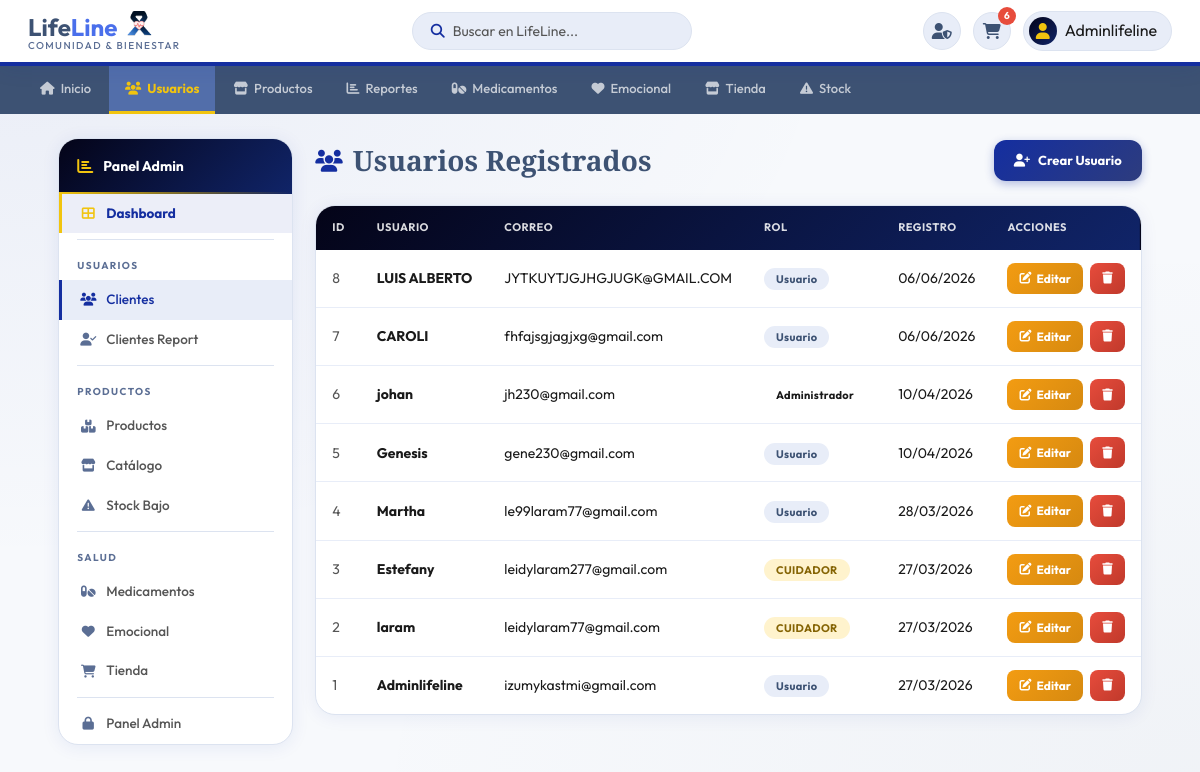
The app's page /admin-usuarios/ (signed in) with its own data.
### usuarios/models.py (models this page shows, shortened)
class Usuario(AbstractUser):
    ROL_CHOICES = [
        ('USER',     'Usuario'),
        ('PACIENTE', 'Paciente'),
        ('ADMIN',    'Administrador'),
    ]
    ESTADIO_CHOICES = [
        ('ESTADO1', 'Estadio 1'),
        ('ESTADO2', 'Estadio 2'),
        ('ESTADO3', 'Estadio 3'),
        ('ESTADO4', 'Estadio 4'),
    ]
    TIPO_DOC_CHOICES = [
        ('cc', 'Cédula de ciudadanía'),
        ('ti', 'Tarjeta de identidad'),
        ('ce', 'Cédula extranjera'),
    ]
    foto_perfil = models.ImageField(
        upload_to='perfiles/',
        blank=True,
        null=True,
        verbose_name='Foto de perfil'
    )
    rol              = models.CharField(max_length=20, choices=ROL_CHOICES, default='USER')
    estadio          = models.CharField(max_length=20, choices=ESTADIO_CHOICES, blank=True, null=True)
    tipo_documento   = models.CharField(max_length=5,  choices=TIPO_DOC_CHOICES, blank=True)
    numero_documento = models.CharField(max_length=15, blank=True)
    fecha_nacimiento = models.DateField(
        null=True, blank=True,
        validators=[validar_fecha_nacimiento]
    )
    email = models.EmailField(unique=True)
    class Meta:
        verbose_name        = 'Usuario'
        verbose_name_plural = 'Usuarios'
    def es_admin(self):
        return self.is_staff or self.is_superuser

### usuarios/views.py (the view)
# urls.py: path('admin-usuarios/', views.vista_lista_usuarios, name='lista_usuarios'),
@login_required
def vista_lista_usuarios(request):
    if not request.user.es_admin():
        return redirect('home')
    usuarios = Usuario.objects.all().order_by('-date_joined')
    return render(request, 'usuarios/lista_usuarios.html', {'usuarios': usuarios})

### carrito/context_processors.py (called while the page is built)
def carrito_count(request):
    count = 0
    if request.user.is_authenticated:
        try:
            from carrito.models import CarritoItem
            from django.db.models import Sum
            count = CarritoItem.objects.filter(
                usuario=request.user
            ).aggregate(total=Sum('cantidad'))['total'] or 0
        except Exception:
            count = 0
    return {'carrito_count': count}

### templates/usuarios/lista_usuarios.html (shortened to what this page needs)
{% load static %}
<!DOCTYPE html>
<html lang="es">
<head>
<link rel="stylesheet" href="https://cdnjs.cloudflare.com/ajax/libs/font-awesome/6.5.1/css/all.min.css">
<link rel="stylesheet" href="{% static 'css/estilos.css' %}">
</head>
<body>
<header class="header-bar">
  <div class="logo-wrap">
    <div class="logo-text-wrap">
      <div class="logo-title">
        Life<span style="color: #4a6feb;">Line</span>
        <img class="logol" src="{% static 'imagenes/Group 243 (3).png' %}" alt="logo">
      </div>
      <div class="logo-tagline">Comunidad &amp; Bienestar</div>
    </div>
  </div>
  <div class="search-box">
    <i class="fas fa-search"></i>
    <input type="text" placeholder="Buscar en LifeLine...">
  </div>
  <div class="header-right">
    {% if request.user.is_staff or request.user.rol == 'ADMIN' %}
    <a class="hdr-btn admin-btn" href="{% url 'lista_productos' %}" title="Panel de Administración">
      <i class="fas fa-user-shield"></i>
    </a>
    {% endif %}
    <a class="hdr-btn" href="{% url 'ver_carrito' %}" title="Carrito">
      <i class="fas fa-shopping-cart"></i>
      <span class="cart-badge" id="cart-count">{{ carrito_count }}</span>
    </a>
    <div class="user-chip">
      <div class="user-chip-av"><i class="fas fa-user"></i></div>
      <span>{{ request.user.username|default:"Mi cuenta" }}</span>
    </div>
  </div>
</header>
<nav class="main-tabs">
  <a href="{% url 'home' %}"><i class="fas fa-home"></i> Inicio</a>
  <a href="{% url 'lista_usuarios' %}"class="active"><i class="fas fa-users"></i> Usuarios</a>
  <a href="{% url 'lista_productos' %}"><i class="fas fa-store"></i> Productos</a>
  <a href="{% url 'clientes' %}" ><i class="fas fa-chart-bar"></i> Reportes</a>
<a href="{% url 'reporte_medicamentos' %}"><i class="fas fa-pills"></i> Medicamentos</a>
  <a href="{% url 'reporte_emocional' %}" ><i class="fas fa-heart"></i> Emocional</a>
  <a href="{% url 'reporte_tienda' %}"><i class="fas fa-store"></i> Tienda</a>
  <a href="{% url 'reporte_stock' %}"><i class="fas fa-exclamation-triangle"></i> Stock</a>
</nav>
<div class="page-layout">
  <aside class="admin-sidebar">
    <div class="sb-hdr"><i class="fas fa-chart-bar"></i><span>Panel Admin</span></div>
    <a href="{% url 'dashboard' %}" class="sidebar-link" style="background:rgba(20,46,160,.08);border-left:3px solid var(--gd);font-weight:700;color:var(--ca)">
    <i class="fas fa-th-large" style="color:var(--gd)"></i> Dashboard
  </a>
  <div class="sb-sep"></div>    <div class="sb-sec">Usuarios</div>
    <a href="{% url 'lista_usuarios' %}" class="sidebar-link active"><i class="fas fa-users"></i> Clientes</a>
    <a href="{% url 'clientes' %}" class="sidebar-link"><i class="fas fa-user-check"></i> Clientes Report</a>
    <div class="sb-sep"></div>
    <div class="sb-sec">Productos</div>
    <a href="{% url 'reporte_productos' %}" class="sidebar-link"><i class="fas fa-boxes"></i> Productos</a>
    <a href="{% url 'lista_productos' %}" class="sidebar-link"><i class="fas fa-store"></i> Catálogo</a>
    <a href="{% url 'reporte_stock' %}" class="sidebar-link"><i class="fas fa-exclamation-triangle"></i> Stock Bajo</a>
    <div class="sb-sep"></div>
    <div class="sb-sec">Salud</div>
    <a href="{% url 'reporte_medicamentos' %}" class="sidebar-link"><i class="fas fa-pills"></i> Medicamentos</a>
    <a href="{% url 'reporte_emocional' %}" class="sidebar-link"><i class="fas fa-heart"></i> Emocional</a>
    <a href="{% url 'reporte_tienda' %}" class="sidebar-link"><i class="fas fa-shopping-cart"></i> Tienda</a>
    <div class="sb-sep"></div>
    <a href="/admin/" class="sidebar-link"><i class="fas fa-lock"></i> Panel Admin</a>
  </aside>
  <main class="main-content">
    <div class="page-hdr">
      <h2><i class="fas fa-users"></i> Usuarios Registrados</h2>
      <a href="{% url 'crear_usuario' %}" class="btn-primary">
        <i class="fas fa-user-plus"></i> Crear Usuario
      </a>
    </div>
    <div class="table-card">
      <table>
        <thead>
          <tr>
            <th>ID</th><th>Usuario</th><th>Correo</th>
            <th>Rol</th><th>Registro</th><th>Acciones</th>
          </tr>
        </thead>
        <tbody>
          {% for u in usuarios %}
          <tr>
            <td style="color:var(--ctl)">{{ u.id }}</td>
            <td><strong>{{ u.username }}</strong></td>
            <td>{{ u.email }}</td>
            <td><span class="badge badge-{{ u.rol|lower }}">{{ u.get_rol_display }}</span></td>
            <td>{{ u.date_joined|date:"d/m/Y" }}</td>
            <td>
              <div class="acciones">
                <a href="{% url 'editar_usuario' u.id %}" class="btn-edit">
                  <i class="fas fa-edit"></i> Editar
                </a>
                <a href="{% url 'eliminar_usuario' u.id %}" class="btn-del">
                  <i class="fas fa-trash"></i>
                </a>
              </div>
            </td>
          </tr>
          {% empty %}
          <tr><td colspan="6" style="text-align:center;padding:40px;color:var(--ctl)">
            <i class="fas fa-users" style="font-size:36px;display:block;margin-bottom:10px;color:var(--sv)"></i>
            No hay usuarios registrados.
          </td></tr>
          {% endfor %}
        </tbody>
      </table>
    </div>
  </main>
</div>
</body>
</html>

### static/css/estilos.css (style rules this page uses)
:root { --color-primary: #3d5273; --color-secondary: #5b6e94; --color-accent: #142ea0; --color-menu-bg: #526eaa; --color-text-dark: #1a1a1a; --color-text-light:#555; --color-bg-light: #f0f2f5; --color-top-bar-bg:linear-gradient(135deg,#040418,#102468); --color-light-blue:#72a4d9; --color-gold: #f1c40f; --border-radius-lg:10px; --border-radius-sm:5px; }
* { box-sizing: border-box; margin: 0; padding: 0; }
body { font-family: 'Outfit', 'Segoe UI', Tahoma, Geneva, Verdana, sans-serif; background: #f7f9fc; color: var(--color-text-dark); line-height: 1.6; min-height: 100vh; display: flex; flex-direction: column; }
main { flex: 1; }
a { text-decoration: none; }
.header-bar { background: var(--color-top-bar-bg); border-bottom: 4px solid var(--color-accent); padding: 10px 24px; display: flex; justify-content: space-between; align-items: center; position: sticky; top: 0; z-index: 200; box-shadow: 0 2px 20px rgba(20,46,160,.12); }
.search-box { background: rgba(255,255,255,.12); border-radius: 24px; padding: 8px 16px; display: flex; align-items: center; border: 1.5px solid rgba(255,255,255,.2); width: 260px; transition: border-color .2s; }
.search-box i { color: rgba(255,255,255,.7); font-size: 13px; }
.search-box input { border: none; background: none; outline: none; font-size: 14px; color: white; width: 100%; margin-left: 8px; font-family: inherit; }
.search-box input::placeholder { color: rgba(255,255,255,.5); }
.cart-badge { position: absolute; top: -6px; right: -4px; background: #e74c3c; color: white; border-radius: 50%; width: 18px; height: 18px; font-size: 10px; font-weight: 700; display: flex; align-items: center; justify-content: center; border: 2px solid var(--color-top-bar-bg); font-family: inherit; }
.main-tabs { background-color: #2d3e5f; display: flex; padding: 0 20px; flex-wrap: wrap; overflow-x: auto; }
.main-tabs a { color: rgba(255,255,255,.75); padding: 11px 15px; font-weight: 600; font-size: 13px; border-bottom: 3px solid transparent; transition: background .2s, color .2s, border-color .2s; display: flex; align-items: center; gap: 6px; white-space: nowrap; }
.main-tabs a.active { background: var(--color-menu-bg); color: var(--color-gold); border-bottom-color: var(--color-gold); font-weight: 700; }

### records on screen
Usuario: user.username "Adminlifeline", id "1", username "Adminlifeline", email "izumykastmi@gmail.com", rol "Usuario", date_joined "27/03/2026"
Usuario: id "8", username "LUIS ALBERTO", email "JYTKUYTJGJHGJUGK@GMAIL.COM", rol "Usuario", date_joined "06/06/2026"
Usuario: id "7", username "CAROLI", email "fhfajsgjagjxg@gmail.com", rol "Usuario", date_joined "06/06/2026"
Usuario: id "6", username "johan", email "jh230@gmail.com", rol "Administrador", date_joined "10/04/2026"
Usuario: id "5", username "Genesis", email "gene230@gmail.com", rol "Usuario", date_joined "10/04/2026"
Usuario: id "4", username "Martha", email "le99laram77@gmail.com", rol "Usuario", date_joined "28/03/2026"
Usuario: id "3", username "Estefany", email "leidylaram277@gmail.com", rol "CUIDADOR", date_joined "27/03/2026"
Usuario: id "2", username "laram", email "leidylaram77@gmail.com", rol "CUIDADOR", date_joined "27/03/2026"

### other values on screen
{{ carrito_count }} "6"
